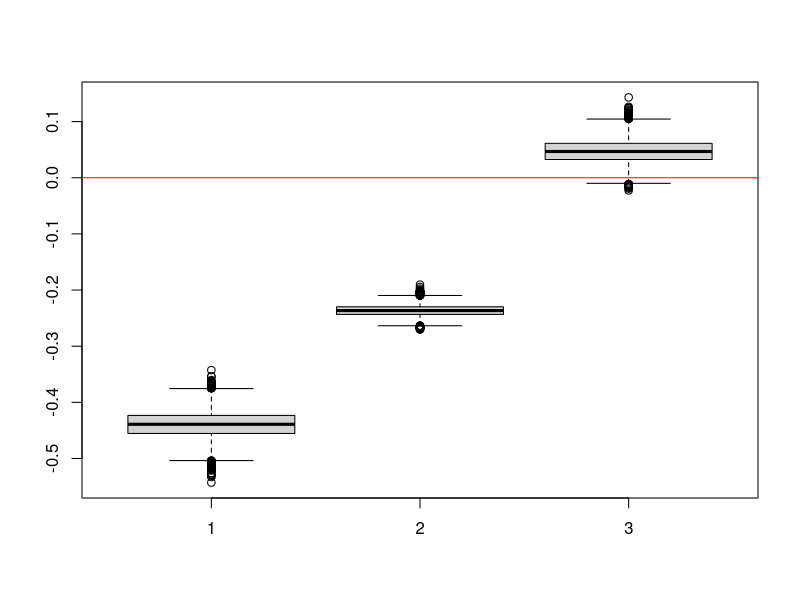

Write the R code that produced this figure.
library(sampling)

mnar <-  function(pop_dat, samp_data, totals, Xs, Zs = NULL, Y, ds, Probs, method=NULL) {
  if (is.null(Zs)) {  
    weights<- calib(Xs,
                    ds,
                    total = totals,
                    method = "raking")
    return(weights)
                    }
  else if (!is.null(Zs) & method == "generalized calibration"){
    weights <- gencalib(Xs,
                        Zs,
                        ds,
                        total = totals,
                        method = "raking")
    return(weights)
                        }
  
}
### testing

set.seed(123)
n <- 10000
x1 <- rlnorm(n, 0, 1)
x2 <- rexp(n, 1)
y <- 1 + x1 + x2 + rnorm(n)
pr <- plogis(1 + 0.5*x1 - 0.5*y)
pop_data <- data.frame(x1, x2, y, pr)

totals <- c(N = n, colSums(pop_data[, c("x1", "x2")]))

n_reps <- 10000
results <- matrix(0, n_reps, 3)

for (r in 1:n_reps) {
  flag <- rbinom(n, 1, pop_data$pr)
  sample <- pop_data[flag == 1, ]
  xs = model.matrix(~x1 + x2, sample)
  zs = model.matrix(~x1 + y, sample)
  d = rep(1, NROW(sample))
  ## standard calib
  g_standard <- mnar(pop_dat = pop_data, samp_data = sample, totals = totals,Xs= xs, Y=y,ds=d,Probs = pr, method = NULL)
  ## generalized calibration
  g_generl <-mnar(pop_dat = pop_data, samp_data = sample, totals = totals,Xs= xs, Zs=zs, Y=y,ds=d,Probs = pr, method = "generalized calibration")
  ## naive
  results[r,1] <- mean(sample$y)
  results[r,2] <- weighted.mean(sample$y, g_standard)
  results[r,3] <- weighted.mean(sample$y, g_generl)
}

boxplot(results - mean(pop_data$y))
abline(h = 0, col = "red")

y_true <- pop_data$y
apply(results, 2, FUN = function(x) c(bias = mean(x) - mean(y_true),
                                      sd = sd(x),
                                      rmse = sqrt( (mean(x) - mean(y_true))^2 + var(x))))
